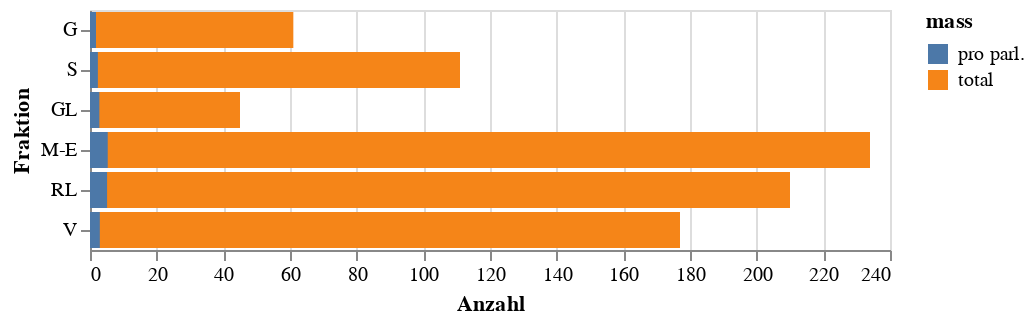

The notebook cell saved with this chart:
### Code cell
source = duckdb.query('''
    select 'total' mass, fraktion, count(1) count
    from df_bezahlt
    group by 1, 2
    union all
    select 'pro parl.', fraktion, (select 1.0*count(1)/(select count(distinct parlamentarier) from df where fraktion = b.fraktion) from df_bezahlt where fraktion = b.fraktion)
    from df_bezahlt b
    group by 1, 2
''').to_df()

alt.Chart(source).mark_bar(opacity=1.0).encode(
    x=alt.X('count', title='Anzahl', stack=None),
    y=alt.Y('fraktion', title='Fraktion', scale=alt.Scale(domain=['G','S','GL','M-E','RL','V'])),
    color='mass',
    tooltip='count'
)

### Figure 1 — Vega-Lite specification as saved in the notebook (floating-point values rounded to 4 significant figures)
{"config": {"view": {"continuousWidth": 400, "continuousHeight": 300}}, "data": {"name": "data-e7235abc1d87e290123540ab222eea4a"}, "mark": {"type": "bar", "opacity": 1.0}, "encoding": {"color": {"field": "mass", "type": "nominal"}, "tooltip": {"field": "count", "type": "quantitative"}, "x": {"field": "count", "stack": null, "title": "Anzahl", "type": "quantitative"}, "y": {"field": "fraktion", "scale": {"domain": ["G", "S", "GL", "M-E", "RL", "V"]}, "title": "Fraktion", "type": "nominal"}}, "$schema": "https://vega.github.io/schema/vega-lite/v4.17.0.json", "datasets": {"data-e7235abc1d87e290123540ab222eea4a": [{"mass": "total", "fraktion": "G", "count": 61.0}, {"mass": "total", "fraktion": "V", "count": 177.0}, {"mass": "total", "fraktion": "RL", "count": 210.0}, {"mass": "total", "fraktion": "M-E", "count": 234.0}, {"mass": "total", "fraktion": "S", "count": 111.0}, {"mass": "total", "fraktion": "GL", "count": 45.0}, {"mass": "pro parl.", "fraktion": "G", "count": 1.794}, {"mass": "pro parl.", "fraktion": "V", "count": 2.95}, {"mass": "pro parl.", "fraktion": "RL", "count": 5.122}, {"mass": "pro parl.", "fraktion": "M-E", "count": 5.318}, {"mass": "pro parl.", "fraktion": "S", "count": 2.362}, {"mass": "pro parl.", "fraktion": "GL", "count": 2.812}]}}
